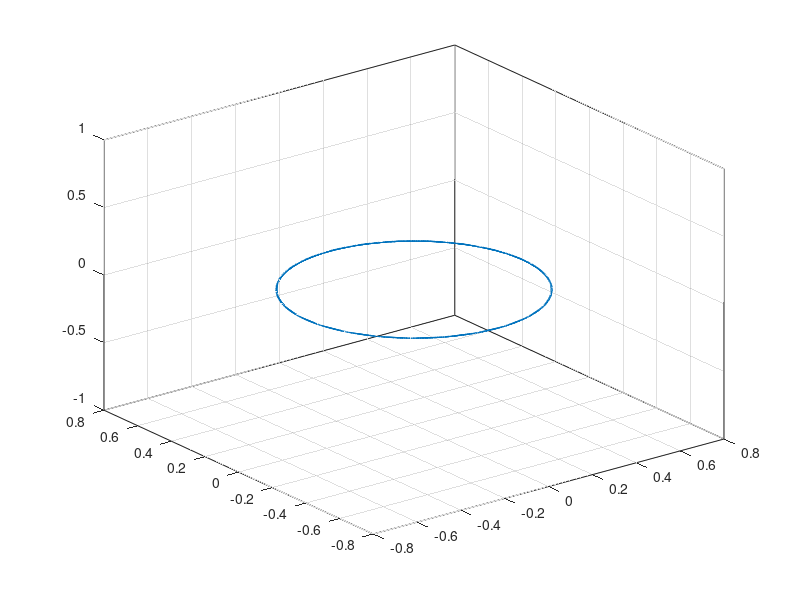

This figure's MATLAB source:
%This is how we comment 

function hello_world()

% Define Pauli matrices
sigma_x= [0 1/2; 1/2 0];
sigma_y=[0 -1i/2; 1i/2 0];
sigma_z=[1/2 0; 0 -1/2];
unit=[1 0;0 1];

%Calculate two spin operators
% 
% Lx=kron(sigma_x,unit);
% Ly=kron(sigma_y,unit);
% Lz=kron(sigma_z,unit);
% 
% Sx=kron(unit,sigma_x)
% Sy=kron(unit,sigma_y)
% Sz=kron(unit,sigma_z)

%Sx*Sy-Sy*Sx-1i*Sz
%Lx*Sz-Sz*Lx
%Lz*Lx-Lx*Lz-1i*Ly

%(sigma_x*sigma_y-sigma_y*sigma_x)-1i*sigma_z

%LxSx=kron(sigma_x,sigma_x)
%Lx*Sx

%Build Hamiltonian

omega_Z=2*pi*1000; %Zeeman Frequency 
omega_X=0*pi*1000; %Magnetic Field in X Control frequency
omega_Y=0*pi*1000; %Magnetic Field in Y Control frequency

H_0=-omega_Z*sigma_z; %“drift” part of the Hamiltonian that cannot be controlled

H=H_0 + omega_X*sigma_x + omega_Y*sigma_y; %Drift Hamiltonian plus magnatic controls

%initial state
rho=[0 1;0 0]

%Build Propogators
time_step=0.125/norm(H);
P_left=expm(+1i*H*time_step);
P_right=expm(-1i*H*time_step);

%Simulation
nsteps=1024;
for n=1:nsteps
    
    mu_x(n)=real(trace(rho*sigma_x));
    mu_y(n)=real(trace(rho*sigma_y));
    mu_z(n)=real(trace(rho*sigma_z));
    rho=P_right*rho*P_left;
    
end

plot3(mu_x,mu_y,mu_z); grid on; box on;
% xlim([-1 1]); ylim([-1 1]); zlim([-1 1]);

end
